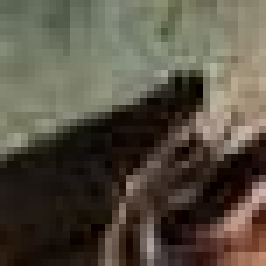
#> input picture leno.jpg, 38 x 38 px (shown 7 times larger)
$ python img_crypt.py   (Python 2 division)
#> lines starting #> are read from the running program, lines starting #| are printed output that depends on the picture; after the words box and inside, x2 and y2 are one past the last pixel; in counts of white or black regions, pixels touching at a corner belong together
#!/usr/bin/python

''' This is a sample for histogram plotting for RGB images and grayscale images for better understanding of colour distribution


'''

import cv2
import math


# Load a color image
# Escolher um canal
# pegar W e H


# Load a color image
img = cv2.imread('leno.jpg', 1)
#> img is the input picture: shape (38, 38, 3); mean B, G, R 67, 80.1, 87

# convert RGB image to Gray
gray = cv2.cvtColor(img, cv2.COLOR_BGR2GRAY)
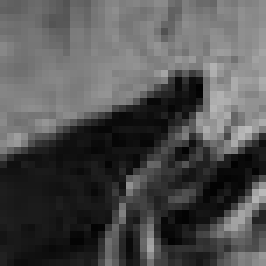
#> gray: shape (38, 38) (shown 7 times larger); min 2, max 186, mean 80.7

print "size of image: ", img.shape  # print size of image
#| size of image:  (38, 38, 3)
#print "image type:", img.dtype

# Display the color image
cv2.imshow('color_image', img)

# Display the gray image
cv2.imshow('gray_image', gray)

height, width, e = img.shape
#> height = 38; width = 38; e = 3

# mostrar imagem equalizada.

texto = "essaehumamensageescondidaASCIIthisOisOaOmessagekkkkelesabeserhahhaha"
#print ord(texto[0])
img_size = height * width
#> img_size = 1444
n = 0
for i in range(0, height):
    for j in range(0, width):
        if n < len(texto):
            print '<< ', math.floor(gray[i][j]/52)*52
            gray[i][j] = math.floor(gray[i][j]/52)*52 + (ord(texto[n])-65)
            n = n + 1
#> this loop made 38 passes
#> (printed output is left out)
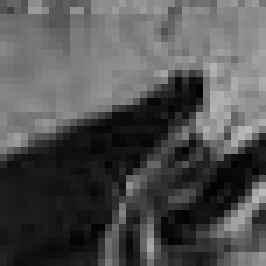
#> gray: shape (38, 38) (shown 7 times larger); 4.43% of pixels changed, all inside (x1, y1, x2, y2) = (0, 0, 38, 2)
#> after the loop, n = 68

# Display the gray image
cv2.imshow('_image2', img)
n = 0
decrpt = ''
for i in range(0, height):
    for j in range(0, width):
        if n < len(texto):
            print '>> ', img[i][j]
            decrpt += chr((gray[i][j] % 52 ) + 65)
            n = n + 1
#> after the loop, n = 68

print decrpt
#| essaehAmamensageescondidaASCIIthisOisOaOmessagekkkkelesabeserhahhaha

cv2.waitKey(0)
cv2.destroyAllWindows()
